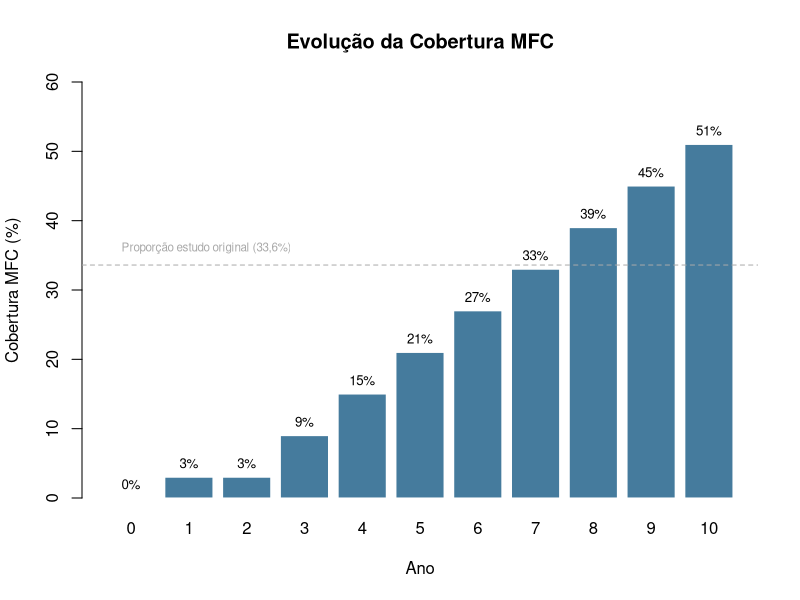
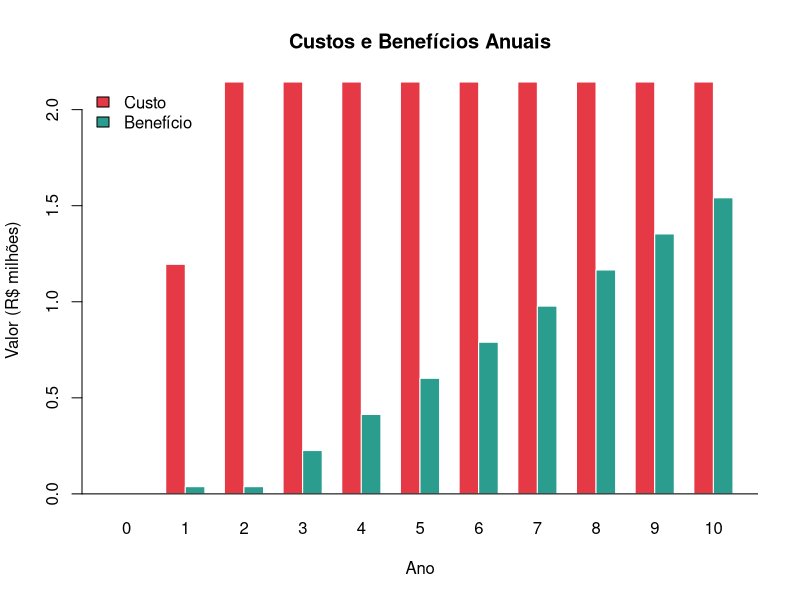
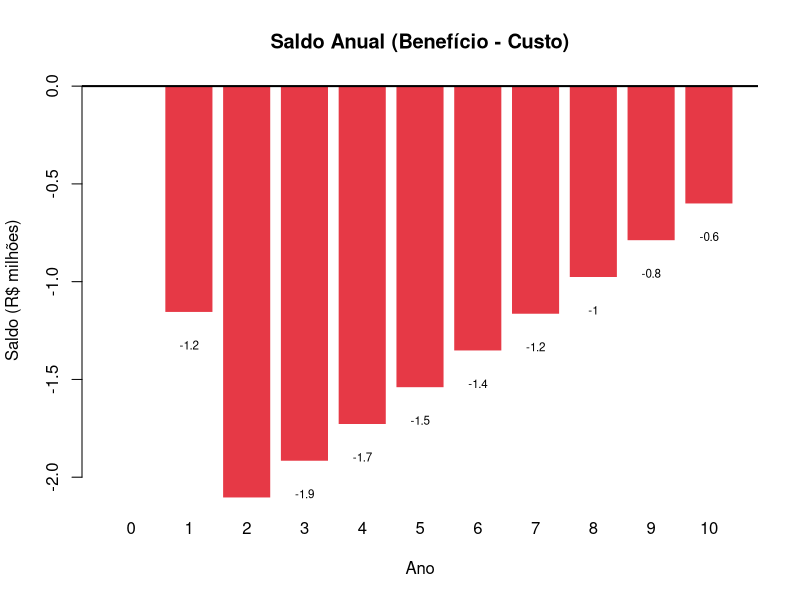
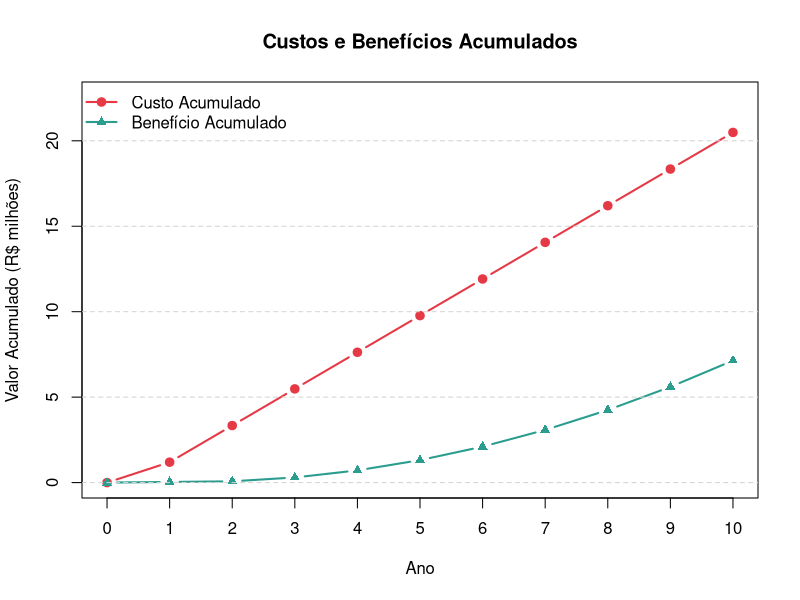
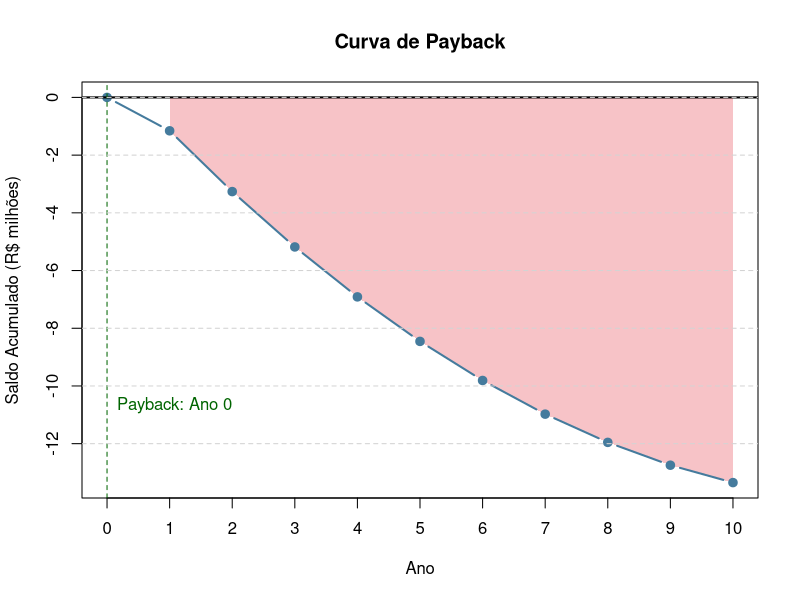
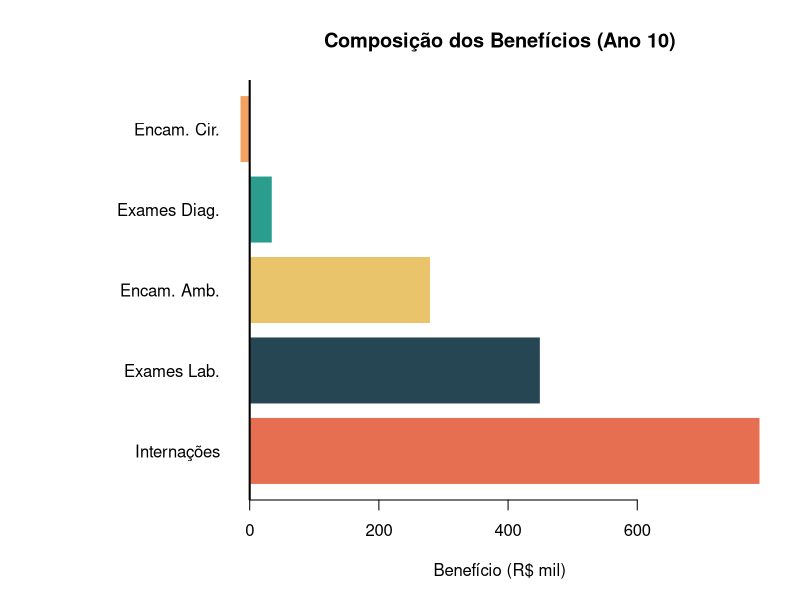
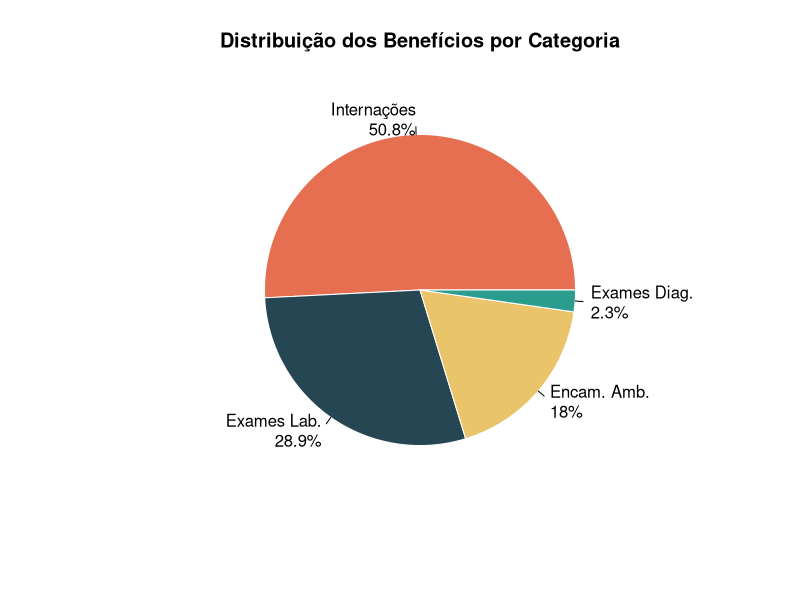
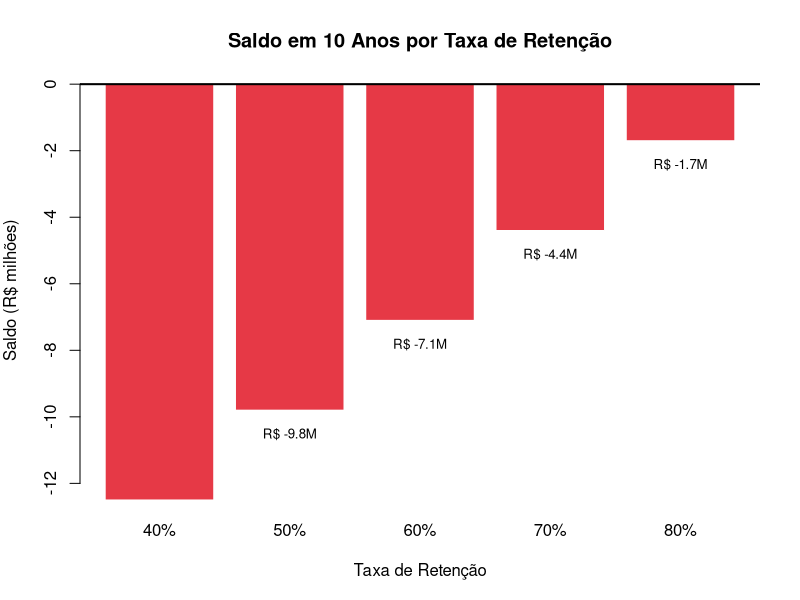

Source code (R) for these figures, in order:
## ---- chunk 1
#| label: setup-cap5
#| code-fold: true
#| code-summary: "Configuração e carregamento de dados"

# Carregar dados dos capítulos anteriores
# source("R/carregar_resultados.R")

# Configurações de gráficos
cores <- list(
  custo = "#E63946",
  beneficio = "#2A9D8F",
  saldo_positivo = "#2A9D8F",
  saldo_negativo = "#E63946",
  neutro = "#457B9D",
  
  # Paleta para categorias
  exames_lab = "#264653",
  exames_diag = "#2A9D8F",
  encam_amb = "#E9C46A",
  encam_cir = "#F4A261",
  internacoes = "#E76F51"
)

# Recriar dados para visualização
fluxo_caixa <- data.frame(
  ano = 0:10,
  custo = c(0, 1194828, 2143855, 2143855, 2143855, 2143855, 
            2143855, 2143855, 2143855, 2143855, 2143855),
  beneficio = c(0, 37498, 37498, 225439, 413380, 601321, 
                789262, 977203, 1165143, 1353084, 1541025)
)
fluxo_caixa$saldo <- fluxo_caixa$beneficio - fluxo_caixa$custo
fluxo_caixa$custo_acum <- cumsum(fluxo_caixa$custo)
fluxo_caixa$beneficio_acum <- cumsum(fluxo_caixa$beneficio)
fluxo_caixa$saldo_acum <- cumsum(fluxo_caixa$saldo)

# Dados de expansão
expansao <- data.frame(
  ano = 0:10,
  prop_mfc = c(0, 0.03, 0.03, 0.09, 0.15, 0.21, 0.27, 0.33, 0.39, 0.45, 0.51)
)
## ---- chunk 2
#| label: fig-cobertura-mfc
#| fig-cap: "Evolução da proporção de médicos de família e comunidade ao longo do programa"
#| fig-width: 8
#| fig-height: 5

# Gráfico de barras da cobertura MFC
barplot(
  expansao$prop_mfc * 100,
  names.arg = expansao$ano,
  col = cores$neutro,
  border = "white",
  main = "Evolução da Cobertura MFC",
  xlab = "Ano",
  ylab = "Cobertura MFC (%)",
  ylim = c(0, 60)
)

# Adicionar valores
text(
  x = seq(0.7, by = 1.2, length.out = 11),
  y = expansao$prop_mfc * 100 + 2,
  labels = paste0(round(expansao$prop_mfc * 100, 0), "%"),
  cex = 0.8
)

# Linha de referência
abline(h = 33.6, lty = 2, col = "darkgray")
text(0.5, 36, "Proporção estudo original (33,6%)", adj = 0, cex = 0.7, col = "darkgray")
## ---- chunk 3
#| label: fig-custos-beneficios-anuais
#| fig-cap: "Comparação entre custos e benefícios anuais do programa"
#| fig-width: 10
#| fig-height: 6

# Preparar dados para gráfico de barras agrupadas
anos <- fluxo_caixa$ano
custos_milhoes <- fluxo_caixa$custo / 1000000
beneficios_milhoes <- fluxo_caixa$beneficio / 1000000

# Criar matriz para barplot
dados_barplot <- rbind(custos_milhoes, beneficios_milhoes)
rownames(dados_barplot) <- c("Custo", "Benefício")

# Gráfico
barplot(
  dados_barplot,
  beside = TRUE,
  names.arg = anos,
  col = c(cores$custo, cores$beneficio),
  border = "white",
  main = "Custos e Benefícios Anuais",
  xlab = "Ano",
  ylab = "Valor (R$ milhões)",
  legend.text = TRUE,
  args.legend = list(x = "topleft", bty = "n")
)

# Linha zero
abline(h = 0, col = "black")
## ---- chunk 4
#| label: fig-saldo-anual
#| fig-cap: "Saldo anual (Benefício - Custo) do programa"
#| fig-width: 10
#| fig-height: 6

saldo_milhoes <- fluxo_caixa$saldo / 1000000

# Cores por saldo (positivo ou negativo)
cores_saldo <- ifelse(saldo_milhoes >= 0, cores$saldo_positivo, cores$saldo_negativo)

barplot(
  saldo_milhoes,
  names.arg = anos,
  col = cores_saldo,
  border = "white",
  main = "Saldo Anual (Benefício - Custo)",
  xlab = "Ano",
  ylab = "Saldo (R$ milhões)"
)

abline(h = 0, col = "black", lwd = 2)

# Adicionar valores
text(
  x = seq(0.7, by = 1.2, length.out = 11),
  y = saldo_milhoes + ifelse(saldo_milhoes >= 0, 0.1, -0.1),
  labels = round(saldo_milhoes, 1),
  cex = 0.7,
  pos = ifelse(saldo_milhoes >= 0, 3, 1)
)
## ---- chunk 5
#| label: fig-fluxo-acumulado
#| fig-cap: "Evolução acumulada de custos e benefícios ao longo do tempo"
#| fig-width: 10
#| fig-height: 6

# Converter para milhões
custo_acum_milhoes <- fluxo_caixa$custo_acum / 1000000
benef_acum_milhoes <- fluxo_caixa$beneficio_acum / 1000000

# Limites do gráfico
ylim_max <- max(custo_acum_milhoes, benef_acum_milhoes) * 1.1

# Plot base
plot(
  anos, custo_acum_milhoes,
  type = "b",
  pch = 19,
  col = cores$custo,
  lwd = 2,
  main = "Custos e Benefícios Acumulados",
  xlab = "Ano",
  ylab = "Valor Acumulado (R$ milhões)",
  ylim = c(0, ylim_max),
  xaxt = "n"
)

# Adicionar eixo x
axis(1, at = anos)

# Linha de benefícios
lines(anos, benef_acum_milhoes, type = "b", pch = 17, col = cores$beneficio, lwd = 2)

# Legenda
legend(
  "topleft",
  legend = c("Custo Acumulado", "Benefício Acumulado"),
  col = c(cores$custo, cores$beneficio),
  pch = c(19, 17),
  lwd = 2,
  bty = "n"
)

# Grid
grid(nx = NA, ny = NULL, lty = 2, col = "lightgray")
## ---- chunk 6
#| label: fig-payback
#| fig-cap: "Saldo acumulado e ponto de payback do investimento"
#| fig-width: 10
#| fig-height: 6

saldo_acum_milhoes <- fluxo_caixa$saldo_acum / 1000000

# Encontrar payback (primeiro ano com saldo positivo)
payback_idx <- which(fluxo_caixa$saldo_acum >= 0)[1]
payback_ano <- if(!is.na(payback_idx)) anos[payback_idx] else NA

# Cores por saldo
cores_linha <- ifelse(saldo_acum_milhoes >= 0, cores$saldo_positivo, cores$saldo_negativo)

# Plot
plot(
  anos, saldo_acum_milhoes,
  type = "n",
  main = "Curva de Payback",
  xlab = "Ano",
  ylab = "Saldo Acumulado (R$ milhões)",
  xaxt = "n"
)

axis(1, at = anos)

# Área negativa (vermelho)
polygon(
  c(anos[saldo_acum_milhoes < 0], rev(anos[saldo_acum_milhoes < 0])),
  c(saldo_acum_milhoes[saldo_acum_milhoes < 0], rep(0, sum(saldo_acum_milhoes < 0))),
  col = adjustcolor(cores$custo, alpha = 0.3),
  border = NA
)

# Área positiva (verde) - se houver
if(any(saldo_acum_milhoes >= 0)) {
  idx_pos <- which(saldo_acum_milhoes >= 0)
  polygon(
    c(anos[idx_pos], rev(anos[idx_pos])),
    c(saldo_acum_milhoes[idx_pos], rep(0, length(idx_pos))),
    col = adjustcolor(cores$beneficio, alpha = 0.3),
    border = NA
  )
}

# Linha principal
lines(anos, saldo_acum_milhoes, type = "b", pch = 19, lwd = 2, col = cores$neutro)

# Linha zero
abline(h = 0, col = "black", lwd = 2)

# Marcar payback se existir
if(!is.na(payback_ano)) {
  abline(v = payback_ano, lty = 2, col = "darkgreen")
  text(payback_ano, min(saldo_acum_milhoes) * 0.8, 
       paste("Payback: Ano", payback_ano), 
       col = "darkgreen", pos = 4)
}

# Grid
grid(nx = NA, ny = NULL, lty = 2, col = "lightgray")
## ---- chunk 7
#| label: fig-composicao-beneficios
#| fig-cap: "Composição dos benefícios econômicos por categoria"
#| fig-width: 10
#| fig-height: 6

# Dados de composição (valores do ano 10)
composicao <- data.frame(
  categoria = c("Exames Lab.", "Exames Diag.", "Encam. Amb.", "Encam. Cir.", "Internações"),
  valor = c(450000, 35000, 280000, -15000, 790000)  # Valores aproximados
)

# Ordenar por valor
composicao <- composicao[order(composicao$valor, decreasing = TRUE), ]

# Cores
cores_comp <- c(cores$internacoes, cores$exames_lab, cores$encam_amb, 
                cores$exames_diag, cores$encam_cir)

# Gráfico de barras horizontal
par(mar = c(5, 12, 4, 2))
barplot(
  composicao$valor / 1000,
  names.arg = composicao$categoria,
  horiz = TRUE,
  col = cores_comp,
  border = "white",
  main = "Composição dos Benefícios (Ano 10)",
  xlab = "Benefício (R$ mil)",
  las = 1
)

# Linha zero
abline(v = 0, col = "black", lwd = 2)

# Restaurar margens
par(mar = c(5, 4, 4, 2))
## ---- chunk 8
#| label: fig-pizza-beneficios
#| fig-cap: "Distribuição percentual dos benefícios por categoria (apenas valores positivos)"
#| fig-width: 8
#| fig-height: 8

# Filtrar apenas positivos
composicao_pos <- composicao[composicao$valor > 0, ]
composicao_pos$pct <- composicao_pos$valor / sum(composicao_pos$valor) * 100

# Cores para pizza
cores_pizza <- c(cores$internacoes, cores$exames_lab, cores$encam_amb, cores$exames_diag)

# Gráfico de pizza
pie(
  composicao_pos$valor,
  labels = paste0(composicao_pos$categoria, "\n", round(composicao_pos$pct, 1), "%"),
  col = cores_pizza[1:nrow(composicao_pos)],
  main = "Distribuição dos Benefícios por Categoria",
  border = "white"
)
## ---- chunk 9
#| label: fig-cenarios-retencao
#| fig-cap: "Impacto da taxa de retenção sobre o saldo acumulado em 10 anos"
#| fig-width: 10
#| fig-height: 6

# Simular diferentes taxas de retenção
taxas_retencao <- c(0.40, 0.50, 0.60, 0.70, 0.80)
saldos_10_anos <- c(-12500000, -9800000, -7100000, -4400000, -1700000)  # Valores aproximados

# Cores por resultado
cores_cenarios <- ifelse(saldos_10_anos >= 0, cores$saldo_positivo, cores$saldo_negativo)

barplot(
  saldos_10_anos / 1000000,
  names.arg = paste0(taxas_retencao * 100, "%"),
  col = cores_cenarios,
  border = "white",
  main = "Saldo em 10 Anos por Taxa de Retenção",
  xlab = "Taxa de Retenção",
  ylab = "Saldo (R$ milhões)"
)

abline(h = 0, col = "black", lwd = 2)

# Adicionar valores
text(
  x = seq(0.7, by = 1.2, length.out = 5),
  y = saldos_10_anos / 1000000 + ifelse(saldos_10_anos >= 0, 0.3, -0.3),
  labels = paste0("R$ ", round(saldos_10_anos / 1000000, 1), "M"),
  cex = 0.8,
  pos = ifelse(saldos_10_anos >= 0, 3, 1)
)
## ---- chunk 10
#| label: fig-tornado
#| fig-cap: "Análise de sensibilidade: impacto de cada parâmetro sobre o VPL"
#| fig-width: 10
#| fig-height: 7

# Dados do tornado (variação no VPL por parâmetro)
tornado <- data.frame(
  parametro = c(
    "Taxa de retenção",
    "Fator correção AIH",
    "Custo consulta",
    "Número de vagas",
    "Taxa de desconto"
  ),
  vpl_baixo = c(-9.5, -8.2, -7.8, -6.5, -7.2),   # VPL com parâmetro baixo
  vpl_alto = c(-4.8, -5.5, -6.8, -7.8, -6.9)     # VPL com parâmetro alto
)

# Ordenar por amplitude
tornado$amplitude <- abs(tornado$vpl_alto - tornado$vpl_baixo)
tornado <- tornado[order(tornado$amplitude, decreasing = TRUE), ]

# Criar gráfico tornado
par(mar = c(5, 15, 4, 2))

# Base do gráfico
n_params <- nrow(tornado)
y_pos <- n_params:1

# Calcular centro (VPL base)
vpl_base <- -7.1

# Plot base
plot(
  NA,
  xlim = c(min(tornado$vpl_baixo) - 0.5, max(tornado$vpl_alto) + 0.5),
  ylim = c(0.5, n_params + 0.5),
  xlab = "VPL (R$ milhões)",
  ylab = "",
  yaxt = "n",
  main = "Análise de Sensibilidade - Diagrama Tornado"
)

# Eixo Y
axis(2, at = y_pos, labels = tornado$parametro, las = 1)

# Barras
for (i in 1:n_params) {
  # Barra do lado baixo
  rect(
    tornado$vpl_baixo[i], y_pos[i] - 0.3,
    vpl_base, y_pos[i] + 0.3,
    col = cores$custo, border = NA
  )
  # Barra do lado alto
  rect(
    vpl_base, y_pos[i] - 0.3,
    tornado$vpl_alto[i], y_pos[i] + 0.3,
    col = cores$beneficio, border = NA
  )
}

# Linha central (VPL base)
abline(v = vpl_base, lty = 2, lwd = 2)
text(vpl_base, n_params + 0.7, paste("VPL base:", vpl_base, "M"), cex = 0.8)

# Restaurar margens
par(mar = c(5, 4, 4, 2))
